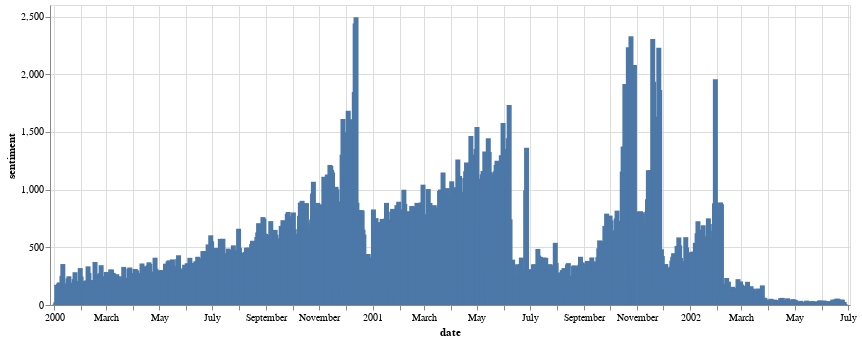

Write notebook code for a chart like this one.
### Code cell
alt.Chart(pivot).mark_bar().encode(
    x = 'date',
    y = 'sentiment',
    tooltip = ['date', 'sentiment'],
).properties(width = 800)

### Figure 1 — Vega-Lite specification as saved in the notebook (floating-point values rounded to 4 significant figures; data arrays with more than 128 entries replaced by an {"elided": "..."} marker saying what was removed)
{"config": {"view": {"width": 400, "height": 300}, "mark": {"tooltip": null}}, "data": {"name": "data-dd5c97ae720dd3cd1c69847e502695a7"}, "mark": "bar", "encoding": {"tooltip": [{"type": "temporal", "field": "date"}, {"type": "quantitative", "field": "sentiment"}], "x": {"type": "temporal", "field": "date"}, "y": {"type": "quantitative", "field": "sentiment"}}, "width": 800, "$schema": "https://vega.github.io/schema/vega-lite/v3.4.0.json", "datasets": {"data-dd5c97ae720dd3cd1c69847e502695a7": {"elided": "891 records"}}}
